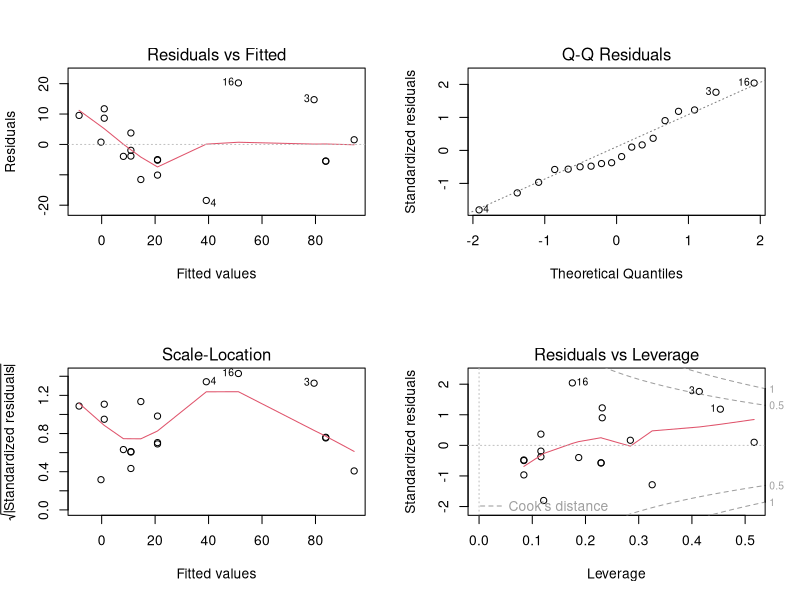
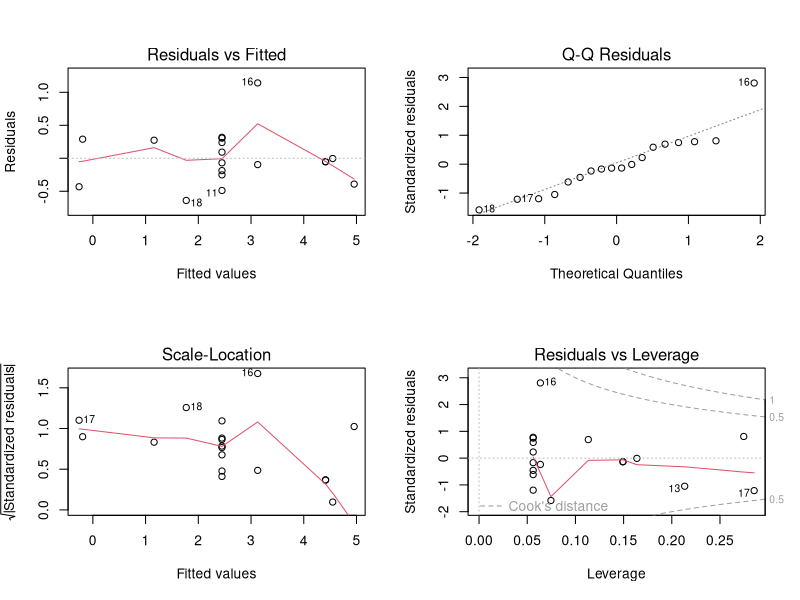

R code for these plots, in order:
library(MASS)
x1=c(  0   ,  0   ,  0   ,  0   ,  0   ,  0   ,  0   ,  0   ,  0   ,  0   ,  0   ,  0   ,  1   ,  1   ,  1   ,  1   ,  1   ,  1   )
x2=c(  454 ,  474 ,  524 ,  503 , 493  , 493  , 493  ,  493 ,  493 ,  493 ,  493 ,  493 ,  530 ,  522 ,  522 ,  503 ,  453 ,  483 )
x3=c(  8.8 ,  8.2 ,  7.0 ,  7.4 ,  7.6 ,  7.6 ,  7.5 ,  7.6 ,  7.4 ,  7.4 ,  7.5 ,  7.5 ,  6.7 ,  6.9 ,  6.9 ,  7.3 ,  8.7 ,  7.7 )
x4=c(  3.90,  3.68,  2.78,  2.27,  2.40,  1.28,  5.68,  4.65,  3.30,  2.52,  2.44,  2.47,  1.97,  2.03,  2.05,  2.16,  2.76,  2.42)
x5=c(  1.30,  1.16,  1.25,  1.57,  1.55,  2.71,  0.54,  0.74,  1.01,  1.12,  0.86,  0.45,  1.74,  0.94,  0.93,  0.94,  0.90,  0.91)
y =c(  1.1 ,  4.2 , 94.2 , 20.7 , 15.7 , 15.9 , 14.7 , 10.8 ,  9.6 , 12.7 ,  7.1 ,  9.0 , 96.0 ,  78.4,  78.3, 71.4 ,  0.5 ,  3.1 )


model1 <- lm(y ~ x1 + x2 + x3 + x4 + x5)
summary(model1)


model2 <- lm(y ~ x1 + x2 + x3)
summary(model2)

par(mfrow=c(2,2))
plot(model2)


model3 <- lm(log(y) ~ x1 + x2 + x3)
summary(model3)


model4 <- lm(log(y) ~ x2)
summary(model4)


par(mfrow=c(2,2))
plot(model4)
